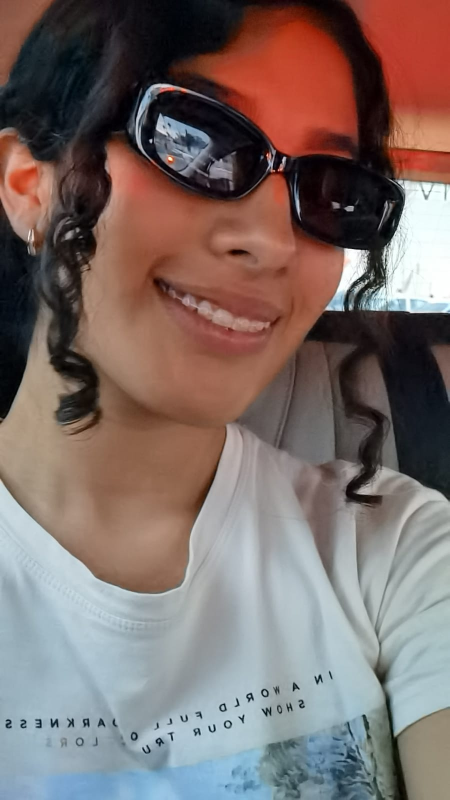
#> input picture Semestres/Agentes Inteligentes/Código/Image Transformation/MyPic.jpeg, 899 x 1599 px, given in place of the camera (shown at 1/2 size)
$ python opencv_rectangles.py
#> lines starting #> are read from the running program, lines starting #| are printed output that depends on the picture; after the words box and inside, x2 and y2 are one past the last pixel; in counts of white or black regions, pixels touching at a corner belong together
#> further down, img is the input picture: shape (1599, 899, 3); mean B, G, R 105.1, 108.7, 124.5
import cv2

def funcion(img):
  gray = cv2.cvtColor(img, cv2.COLOR_BGR2GRAY)
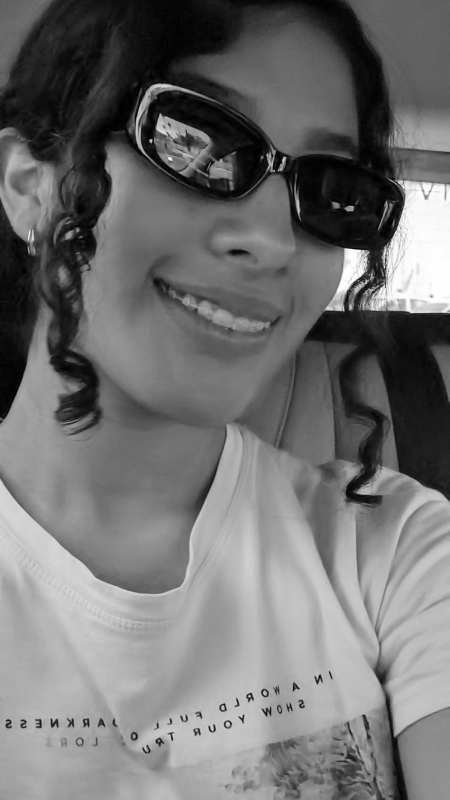
#> gray: shape (1599, 899) (shown at 1/2 size); min 0, max 255, mean 113
  gray = cv2.GaussianBlur(gray, (5, 5), 0)

  ret, imgt = cv2.threshold(gray, 127, 255, cv2.THRESH_BINARY_INV)
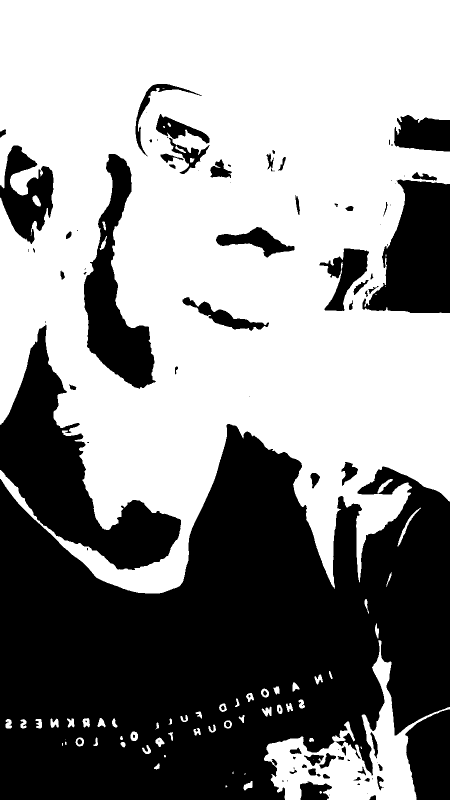
#> imgt: shape (1599, 899) (shown at 1/2 size); 56.5% white; 99 black regions (36 under 20 px)

  cv2.imshow("Image threshold", imgt)
  countours, hierarchy = cv2.findContours(imgt, cv2.RETR_EXTERNAL, cv2.CHAIN_APPROX_SIMPLE)
#> countours = 59 contours, 12 with area under 20; largest, box (x1, y1, x2, y2) and area: (0, 0, 899, 1187) 820264, (528, 1280, 899, 1599) 33704, (795, 1015, 842, 1093) 328, (755, 958, 786, 987) 226, (151, 1475, 168, 1493) 216
  rectangles = [cv2.boundingRect(countour) for countour in countours]
#> rectangles = 59 items, first 6: (639, 1582, 5, 6), (451, 1571, 4, 4), (487, 1562, 18, 19), (489, 1546, 2, 4), (465, 1543, 2, 5), (308, 1527, 12, 12)
  c = 0
  for rect in rectangles:
    if rect[2] > 50 and rect[3] > 50:
      imgn = img[rect[1]:rect[1] + rect[3], rect[0]:rect[0] + rect[2]]
      imgn = cv2.resize(imgn, (100, 100))
      c += 1
      cv2.imshow("Image rect", imgn)

      # Clasificar la imagen imgn
      # Escribir el resultado

      cv2.rectangle(img, (rect[0], rect[1]), (rect[0] + rect[2], rect[1] + rect[3]), (255, 0, 0), 2)
      cv2.putText(img, str('hola'), (rect[0], rect[1]), cv2.FONT_HERSHEY_SIMPLEX, 1, (200, 0, 0), 3, cv2.LINE_AA)
#> this loop made 59 passes
#> (rect, c) on passes 49, 59: ((528, 1280, 371, 319), 1), ((0, 0, 899, 1187), 2)
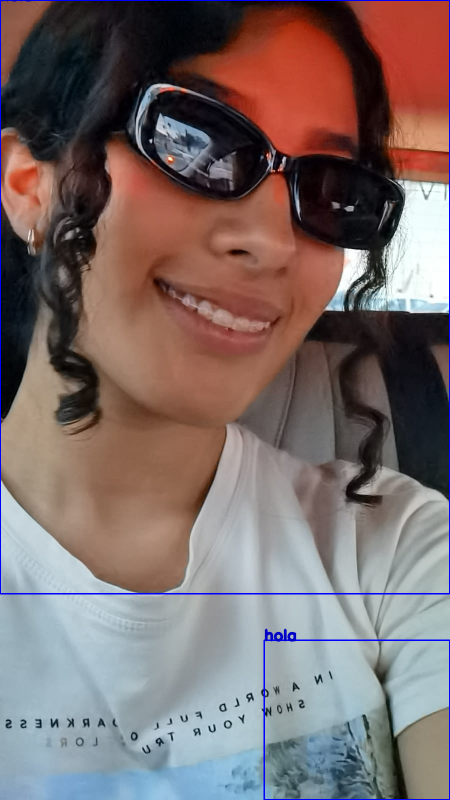
#> img: shape (1599, 899, 3) (shown at 1/2 size); 0.82% of pixels changed, all inside (x1, y1, x2, y2) = (0, 0, 899, 1599)
#> after the loop, c = 2
  return img

cam = cv2.VideoCapture(0)
while True:
    val, img = cam.read()
    img = funcion(img)
    cv2.imshow("Image",img)
    if cv2.waitKey(1) & 0xFF == ord('q'):
#> (key q is pressed here)
        break
cam.release()
cv2.destroyAllWindows()
